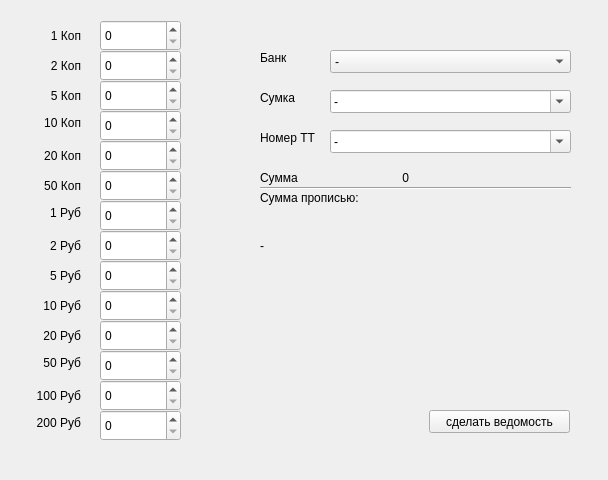
<?xml version="1.0" encoding="UTF-8"?>
<ui version="4.0">
 <class>MainWindow</class>
 <widget class="QMainWindow" name="MainWindow">
  <property name="geometry">
   <rect>
    <x>0</x>
    <y>0</y>
    <width>608</width>
    <height>480</height>
   </rect>
  </property>
  <property name="windowTitle">
   <string>Инкассация</string>
  </property>
  <widget class="QWidget" name="centralWidget">
   <widget class="QPushButton" name="pushButton">
    <property name="geometry">
     <rect>
      <x>429</x>
      <y>410</y>
      <width>141</width>
      <height>23</height>
     </rect>
    </property>
    <property name="text">
     <string>сделать ведомость</string>
    </property>
    <property name="default">
     <bool>false</bool>
    </property>
   </widget>
   <widget class="QSpinBox" name="spinBox_01">
    <property name="geometry">
     <rect>
      <x>100</x>
      <y>20</y>
      <width>81</width>
      <height>31</height>
     </rect>
    </property>
    <property name="maximum">
     <number>9999</number>
    </property>
    <property name="value">
     <number>0</number>
    </property>
   </widget>
   <widget class="QSpinBox" name="spinBox_02">
    <property name="geometry">
     <rect>
      <x>100</x>
      <y>50</y>
      <width>81</width>
      <height>31</height>
     </rect>
    </property>
    <property name="maximum">
     <number>9999</number>
    </property>
    <property name="value">
     <number>0</number>
    </property>
   </widget>
   <widget class="QSpinBox" name="spinBox_03">
    <property name="geometry">
     <rect>
      <x>100</x>
      <y>80</y>
      <width>81</width>
      <height>31</height>
     </rect>
    </property>
    <property name="maximum">
     <number>9999</number>
    </property>
    <property name="value">
     <number>0</number>
    </property>
   </widget>
   <widget class="QSpinBox" name="spinBox_04">
    <property name="geometry">
     <rect>
      <x>100</x>
      <y>110</y>
      <width>81</width>
      <height>31</height>
     </rect>
    </property>
    <property name="maximum">
     <number>9999</number>
    </property>
    <property name="value">
     <number>0</number>
    </property>
   </widget>
   <widget class="QSpinBox" name="spinBox_05">
    <property name="geometry">
     <rect>
      <x>100</x>
      <y>140</y>
      <width>81</width>
      <height>31</height>
     </rect>
    </property>
    <property name="maximum">
     <number>9999</number>
    </property>
    <property name="value">
     <number>0</number>
    </property>
   </widget>
   <widget class="QLabel" name="label_01">
    <property name="geometry">
     <rect>
      <x>20</x>
      <y>25</y>
      <width>61</width>
      <height>21</height>
     </rect>
    </property>
    <property name="text">
     <string>1 Коп</string>
    </property>
    <property name="alignment">
     <set>Qt::AlignRight|Qt::AlignTrailing|Qt::AlignVCenter</set>
    </property>
   </widget>
   <widget class="QLabel" name="label_02">
    <property name="geometry">
     <rect>
      <x>20</x>
      <y>55</y>
      <width>61</width>
      <height>21</height>
     </rect>
    </property>
    <property name="text">
     <string>2 Коп</string>
    </property>
    <property name="alignment">
     <set>Qt::AlignRight|Qt::AlignTrailing|Qt::AlignVCenter</set>
    </property>
   </widget>
   <widget class="QLabel" name="label_03">
    <property name="geometry">
     <rect>
      <x>20</x>
      <y>85</y>
      <width>61</width>
      <height>21</height>
     </rect>
    </property>
    <property name="text">
     <string>5 Коп</string>
    </property>
    <property name="alignment">
     <set>Qt::AlignRight|Qt::AlignTrailing|Qt::AlignVCenter</set>
    </property>
   </widget>
   <widget class="QLabel" name="label_04">
    <property name="geometry">
     <rect>
      <x>20</x>
      <y>115</y>
      <width>61</width>
      <height>16</height>
     </rect>
    </property>
    <property name="text">
     <string>10 Коп</string>
    </property>
    <property name="alignment">
     <set>Qt::AlignRight|Qt::AlignTrailing|Qt::AlignVCenter</set>
    </property>
   </widget>
   <widget class="QLabel" name="label_05">
    <property name="geometry">
     <rect>
      <x>20</x>
      <y>145</y>
      <width>61</width>
      <height>21</height>
     </rect>
    </property>
    <property name="text">
     <string>20 Коп</string>
    </property>
    <property name="alignment">
     <set>Qt::AlignRight|Qt::AlignTrailing|Qt::AlignVCenter</set>
    </property>
   </widget>
   <widget class="QLabel" name="label_06">
    <property name="geometry">
     <rect>
      <x>20</x>
      <y>175</y>
      <width>61</width>
      <height>21</height>
     </rect>
    </property>
    <property name="text">
     <string>50 Коп</string>
    </property>
    <property name="alignment">
     <set>Qt::AlignRight|Qt::AlignTrailing|Qt::AlignVCenter</set>
    </property>
   </widget>
   <widget class="QLabel" name="label_07">
    <property name="geometry">
     <rect>
      <x>20</x>
      <y>205</y>
      <width>61</width>
      <height>16</height>
     </rect>
    </property>
    <property name="text">
     <string>1 Руб</string>
    </property>
    <property name="alignment">
     <set>Qt::AlignRight|Qt::AlignTrailing|Qt::AlignVCenter</set>
    </property>
   </widget>
   <widget class="QLabel" name="label_08">
    <property name="geometry">
     <rect>
      <x>20</x>
      <y>235</y>
      <width>61</width>
      <height>21</height>
     </rect>
    </property>
    <property name="text">
     <string>2 Руб</string>
    </property>
    <property name="alignment">
     <set>Qt::AlignRight|Qt::AlignTrailing|Qt::AlignVCenter</set>
    </property>
   </widget>
   <widget class="QLabel" name="label_09">
    <property name="geometry">
     <rect>
      <x>20</x>
      <y>265</y>
      <width>61</width>
      <height>21</height>
     </rect>
    </property>
    <property name="text">
     <string>5 Руб</string>
    </property>
    <property name="alignment">
     <set>Qt::AlignRight|Qt::AlignTrailing|Qt::AlignVCenter</set>
    </property>
   </widget>
   <widget class="QLabel" name="label_10">
    <property name="geometry">
     <rect>
      <x>20</x>
      <y>295</y>
      <width>61</width>
      <height>21</height>
     </rect>
    </property>
    <property name="text">
     <string>10 Руб</string>
    </property>
    <property name="alignment">
     <set>Qt::AlignRight|Qt::AlignTrailing|Qt::AlignVCenter</set>
    </property>
   </widget>
   <widget class="QLabel" name="label_11">
    <property name="geometry">
     <rect>
      <x>20</x>
      <y>325</y>
      <width>61</width>
      <height>21</height>
     </rect>
    </property>
    <property name="text">
     <string>20 Руб</string>
    </property>
    <property name="alignment">
     <set>Qt::AlignRight|Qt::AlignTrailing|Qt::AlignVCenter</set>
    </property>
   </widget>
   <widget class="QLabel" name="label_12">
    <property name="geometry">
     <rect>
      <x>20</x>
      <y>355</y>
      <width>61</width>
      <height>16</height>
     </rect>
    </property>
    <property name="text">
     <string>50 Руб</string>
    </property>
    <property name="alignment">
     <set>Qt::AlignRight|Qt::AlignTrailing|Qt::AlignVCenter</set>
    </property>
   </widget>
   <widget class="QLabel" name="label_13">
    <property name="geometry">
     <rect>
      <x>20</x>
      <y>385</y>
      <width>61</width>
      <height>21</height>
     </rect>
    </property>
    <property name="text">
     <string>100 Руб</string>
    </property>
    <property name="alignment">
     <set>Qt::AlignRight|Qt::AlignTrailing|Qt::AlignVCenter</set>
    </property>
   </widget>
   <widget class="QLabel" name="label_14">
    <property name="geometry">
     <rect>
      <x>20</x>
      <y>415</y>
      <width>61</width>
      <height>16</height>
     </rect>
    </property>
    <property name="text">
     <string>200 Руб</string>
    </property>
    <property name="alignment">
     <set>Qt::AlignRight|Qt::AlignTrailing|Qt::AlignVCenter</set>
    </property>
   </widget>
   <widget class="QSpinBox" name="spinBox_06">
    <property name="geometry">
     <rect>
      <x>100</x>
      <y>170</y>
      <width>81</width>
      <height>31</height>
     </rect>
    </property>
    <property name="maximum">
     <number>9999</number>
    </property>
    <property name="value">
     <number>0</number>
    </property>
   </widget>
   <widget class="QSpinBox" name="spinBox_07">
    <property name="geometry">
     <rect>
      <x>100</x>
      <y>200</y>
      <width>81</width>
      <height>31</height>
     </rect>
    </property>
    <property name="maximum">
     <number>9999</number>
    </property>
    <property name="value">
     <number>0</number>
    </property>
   </widget>
   <widget class="QSpinBox" name="spinBox_08">
    <property name="geometry">
     <rect>
      <x>100</x>
      <y>230</y>
      <width>81</width>
      <height>31</height>
     </rect>
    </property>
    <property name="maximum">
     <number>9999</number>
    </property>
    <property name="value">
     <number>0</number>
    </property>
   </widget>
   <widget class="QSpinBox" name="spinBox_09">
    <property name="geometry">
     <rect>
      <x>100</x>
      <y>260</y>
      <width>81</width>
      <height>31</height>
     </rect>
    </property>
    <property name="maximum">
     <number>9999</number>
    </property>
    <property name="value">
     <number>0</number>
    </property>
   </widget>
   <widget class="QSpinBox" name="spinBox_10">
    <property name="geometry">
     <rect>
      <x>100</x>
      <y>290</y>
      <width>81</width>
      <height>31</height>
     </rect>
    </property>
    <property name="maximum">
     <number>9999</number>
    </property>
    <property name="value">
     <number>0</number>
    </property>
   </widget>
   <widget class="QSpinBox" name="spinBox_11">
    <property name="geometry">
     <rect>
      <x>100</x>
      <y>320</y>
      <width>81</width>
      <height>31</height>
     </rect>
    </property>
    <property name="maximum">
     <number>9999</number>
    </property>
    <property name="value">
     <number>0</number>
    </property>
   </widget>
   <widget class="QSpinBox" name="spinBox_12">
    <property name="geometry">
     <rect>
      <x>100</x>
      <y>350</y>
      <width>81</width>
      <height>31</height>
     </rect>
    </property>
    <property name="maximum">
     <number>9999</number>
    </property>
    <property name="value">
     <number>0</number>
    </property>
   </widget>
   <widget class="QSpinBox" name="spinBox_13">
    <property name="geometry">
     <rect>
      <x>100</x>
      <y>380</y>
      <width>81</width>
      <height>31</height>
     </rect>
    </property>
    <property name="maximum">
     <number>9999</number>
    </property>
    <property name="value">
     <number>0</number>
    </property>
   </widget>
   <widget class="QSpinBox" name="spinBox_14">
    <property name="geometry">
     <rect>
      <x>100</x>
      <y>410</y>
      <width>81</width>
      <height>31</height>
     </rect>
    </property>
    <property name="maximum">
     <number>9999</number>
    </property>
    <property name="value">
     <number>0</number>
    </property>
   </widget>
   <widget class="QComboBox" name="comboBox">
    <property name="geometry">
     <rect>
      <x>330</x>
      <y>50</y>
      <width>241</width>
      <height>23</height>
     </rect>
    </property>
    <item>
     <property name="text">
      <string>-</string>
     </property>
    </item>
    <item>
     <property name="text">
      <string>Альфа Банк</string>
     </property>
    </item>
    <item>
     <property name="text">
      <string>Беларусь Банк</string>
     </property>
    </item>
    <item>
     <property name="text">
      <string>Приор Банк</string>
     </property>
    </item>
   </widget>
   <widget class="QLabel" name="label">
    <property name="geometry">
     <rect>
      <x>260</x>
      <y>50</y>
      <width>59</width>
      <height>15</height>
     </rect>
    </property>
    <property name="text">
     <string>Банк</string>
    </property>
   </widget>
   <widget class="QLabel" name="label_2">
    <property name="geometry">
     <rect>
      <x>260</x>
      <y>170</y>
      <width>59</width>
      <height>15</height>
     </rect>
    </property>
    <property name="text">
     <string>Сумма</string>
    </property>
   </widget>
   <widget class="QLabel" name="label_3">
    <property name="geometry">
     <rect>
      <x>350</x>
      <y>170</y>
      <width>59</width>
      <height>15</height>
     </rect>
    </property>
    <property name="text">
     <string>0</string>
    </property>
    <property name="alignment">
     <set>Qt::AlignRight|Qt::AlignTrailing|Qt::AlignVCenter</set>
    </property>
   </widget>
   <widget class="Line" name="line">
    <property name="geometry">
     <rect>
      <x>260</x>
      <y>180</y>
      <width>311</width>
      <height>16</height>
     </rect>
    </property>
    <property name="orientation">
     <enum>Qt::Horizontal</enum>
    </property>
   </widget>
   <widget class="QLabel" name="label_4">
    <property name="geometry">
     <rect>
      <x>260</x>
      <y>90</y>
      <width>59</width>
      <height>15</height>
     </rect>
    </property>
    <property name="text">
     <string>Сумка</string>
    </property>
   </widget>
   <widget class="QLabel" name="label_6">
    <property name="geometry">
     <rect>
      <x>260</x>
      <y>190</y>
      <width>301</width>
      <height>16</height>
     </rect>
    </property>
    <property name="text">
     <string>Сумма прописью:</string>
    </property>
   </widget>
   <widget class="QLabel" name="label_7">
    <property name="geometry">
     <rect>
      <x>260</x>
      <y>210</y>
      <width>331</width>
      <height>71</height>
     </rect>
    </property>
    <property name="locale">
     <locale language="English" country="UnitedStates"/>
    </property>
    <property name="text">
     <string>-</string>
    </property>
    <property name="alignment">
     <set>Qt::AlignLeading|Qt::AlignLeft|Qt::AlignVCenter</set>
    </property>
    <property name="wordWrap">
     <bool>true</bool>
    </property>
   </widget>
   <widget class="QComboBox" name="comboBox_2">
    <property name="geometry">
     <rect>
      <x>330</x>
      <y>90</y>
      <width>241</width>
      <height>23</height>
     </rect>
    </property>
    <property name="editable">
     <bool>true</bool>
    </property>
    <item>
     <property name="text">
      <string>-</string>
     </property>
    </item>
   </widget>
   <widget class="QTableWidget" name="tableWidget">
    <property name="geometry">
     <rect>
      <x>680</x>
      <y>10</y>
      <width>311</width>
      <height>431</height>
     </rect>
    </property>
    <property name="inputMethodHints">
     <set>Qt::ImhDigitsOnly</set>
    </property>
    <property name="editTriggers">
     <set>QAbstractItemView::NoEditTriggers</set>
    </property>
    <property name="rowCount">
     <number>14</number>
    </property>
    <property name="columnCount">
     <number>3</number>
    </property>
    <attribute name="horizontalHeaderVisible">
     <bool>false</bool>
    </attribute>
    <attribute name="horizontalHeaderHighlightSections">
     <bool>true</bool>
    </attribute>
    <attribute name="verticalHeaderVisible">
     <bool>false</bool>
    </attribute>
    <row/>
    <row/>
    <row/>
    <row/>
    <row/>
    <row/>
    <row/>
    <row/>
    <row/>
    <row/>
    <row/>
    <row/>
    <row/>
    <row/>
    <column/>
    <column/>
    <column/>
    <item row="0" column="0">
     <property name="text">
      <string>0.01</string>
     </property>
    </item>
    <item row="0" column="1">
     <property name="text">
      <string>0</string>
     </property>
    </item>
    <item row="1" column="0">
     <property name="text">
      <string>0.02</string>
     </property>
    </item>
    <item row="1" column="1">
     <property name="text">
      <string>0</string>
     </property>
    </item>
    <item row="2" column="0">
     <property name="text">
      <string>0.05</string>
     </property>
    </item>
    <item row="2" column="1">
     <property name="text">
      <string>0</string>
     </property>
    </item>
    <item row="3" column="0">
     <property name="text">
      <string>0.1</string>
     </property>
    </item>
    <item row="3" column="1">
     <property name="text">
      <string>0</string>
     </property>
    </item>
    <item row="4" column="0">
     <property name="text">
      <string>0.2</string>
     </property>
    </item>
    <item row="4" column="1">
     <property name="text">
      <string>0</string>
     </property>
    </item>
    <item row="5" column="0">
     <property name="text">
      <string>0.5</string>
     </property>
    </item>
    <item row="5" column="1">
     <property name="text">
      <string>0</string>
     </property>
    </item>
    <item row="6" column="0">
     <property name="text">
      <string>1</string>
     </property>
    </item>
    <item row="6" column="1">
     <property name="text">
      <string>0</string>
     </property>
    </item>
    <item row="7" column="0">
     <property name="text">
      <string>2</string>
     </property>
    </item>
    <item row="7" column="1">
     <property name="text">
      <string>0</string>
     </property>
    </item>
    <item row="8" column="0">
     <property name="text">
      <string>5</string>
     </property>
    </item>
    <item row="8" column="1">
     <property name="text">
      <string>0</string>
     </property>
    </item>
    <item row="9" column="0">
     <property name="text">
      <string>10</string>
     </property>
    </item>
    <item row="9" column="1">
     <property name="text">
      <string>0</string>
     </property>
    </item>
    <item row="10" column="0">
     <property name="text">
      <string>20</string>
     </property>
    </item>
    <item row="10" column="1">
     <property name="text">
      <string>0</string>
     </property>
    </item>
    <item row="11" column="0">
     <property name="text">
      <string>50</string>
     </property>
    </item>
    <item row="11" column="1">
     <property name="text">
      <string>0</string>
     </property>
    </item>
    <item row="12" column="0">
     <property name="text">
      <string>100</string>
     </property>
    </item>
    <item row="12" column="1">
     <property name="text">
      <string>0</string>
     </property>
    </item>
    <item row="13" column="0">
     <property name="text">
      <string>200</string>
     </property>
    </item>
    <item row="13" column="1">
     <property name="text">
      <string>0</string>
     </property>
    </item>
   </widget>
   <widget class="QComboBox" name="comboBox_3">
    <property name="geometry">
     <rect>
      <x>330</x>
      <y>130</y>
      <width>241</width>
      <height>23</height>
     </rect>
    </property>
    <property name="editable">
     <bool>true</bool>
    </property>
    <item>
     <property name="text">
      <string>-</string>
     </property>
    </item>
    <item>
     <property name="text">
      <string>177</string>
     </property>
    </item>
   </widget>
   <widget class="QLabel" name="label_5">
    <property name="geometry">
     <rect>
      <x>260</x>
      <y>130</y>
      <width>59</width>
      <height>16</height>
     </rect>
    </property>
    <property name="text">
     <string>Номер ТТ</string>
    </property>
   </widget>
  </widget>
 </widget>
 <layoutdefault spacing="6" margin="11"/>
 <resources/>
 <connections/>
</ui>
